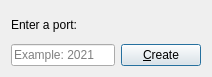
<?xml version="1.0" encoding="UTF-8"?>
<ui version="4.0">
 <class>HostServer</class>
 <widget class="QDialog" name="HostServer">
  <property name="geometry">
   <rect>
    <x>0</x>
    <y>0</y>
    <width>212</width>
    <height>77</height>
   </rect>
  </property>
  <property name="minimumSize">
   <size>
    <width>212</width>
    <height>77</height>
   </size>
  </property>
  <property name="maximumSize">
   <size>
    <width>212</width>
    <height>77</height>
   </size>
  </property>
  <property name="windowTitle">
   <string>Host Server</string>
  </property>
  <layout class="QVBoxLayout" name="verticalLayout_2">
   <item>
    <layout class="QVBoxLayout" name="verticalLayout">
     <item>
      <widget class="QLabel" name="label">
       <property name="text">
        <string>Enter a port:</string>
       </property>
      </widget>
     </item>
     <item>
      <layout class="QHBoxLayout" name="horizontalLayout">
       <item>
        <widget class="QLineEdit" name="le_port">
         <property name="placeholderText">
          <string>Example: 2021</string>
         </property>
        </widget>
       </item>
       <item>
        <widget class="QPushButton" name="pbt_create">
         <property name="text">
          <string>&amp;Create</string>
         </property>
        </widget>
       </item>
      </layout>
     </item>
    </layout>
   </item>
  </layout>
 </widget>
 <resources/>
 <connections>
  <connection>
   <sender>pbt_create</sender>
   <signal>clicked()</signal>
   <receiver>HostServer</receiver>
   <slot>hide()</slot>
   <hints>
    <hint type="sourcelabel">
     <x>178</x>
     <y>52</y>
    </hint>
    <hint type="destinationlabel">
     <x>208</x>
     <y>34</y>
    </hint>
   </hints>
  </connection>
 </connections>
</ui>
